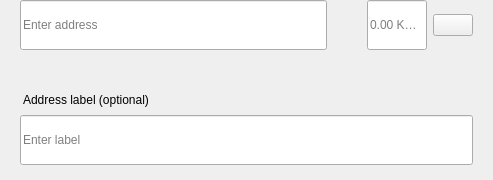
<?xml version="1.0" encoding="UTF-8"?>
<ui version="4.0">
 <class>SendMultiRow</class>
 <widget class="QWidget" name="SendMultiRow">
  <property name="geometry">
   <rect>
    <x>0</x>
    <y>0</y>
    <width>493</width>
    <height>180</height>
   </rect>
  </property>
  <property name="minimumSize">
   <size>
    <width>0</width>
    <height>0</height>
   </size>
  </property>
  <property name="maximumSize">
   <size>
    <width>16777215</width>
    <height>16777215</height>
   </size>
  </property>
  <property name="windowTitle">
   <string>Form</string>
  </property>
  <layout class="QVBoxLayout" name="verticalLayout_3">
   <property name="spacing">
    <number>0</number>
   </property>
   <property name="leftMargin">
    <number>0</number>
   </property>
   <property name="topMargin">
    <number>0</number>
   </property>
   <property name="rightMargin">
    <number>20</number>
   </property>
   <property name="bottomMargin">
    <number>5</number>
   </property>
   <item alignment="Qt::AlignTop">
    <widget class="QWidget" name="widget" native="true">
     <property name="sizePolicy">
      <sizepolicy hsizetype="Expanding" vsizetype="Maximum">
       <horstretch>0</horstretch>
       <verstretch>0</verstretch>
      </sizepolicy>
     </property>
     <property name="minimumSize">
      <size>
       <width>0</width>
       <height>60</height>
      </size>
     </property>
     <property name="maximumSize">
      <size>
       <width>16777215</width>
       <height>85</height>
      </size>
     </property>
     <layout class="QHBoxLayout" name="horizontalLayout" stretch="6,0,2">
      <property name="spacing">
       <number>0</number>
      </property>
      <property name="leftMargin">
       <number>8</number>
      </property>
      <property name="topMargin">
       <number>0</number>
      </property>
      <property name="rightMargin">
       <number>0</number>
      </property>
      <property name="bottomMargin">
       <number>0</number>
      </property>
      <item alignment="Qt::AlignTop">
       <widget class="QStackedWidget" name="stackedAddress">
        <property name="minimumSize">
         <size>
          <width>0</width>
          <height>50</height>
         </size>
        </property>
        <property name="maximumSize">
         <size>
          <width>16777215</width>
          <height>50</height>
         </size>
        </property>
        <widget class="QWidget" name="page_4">
         <property name="sizePolicy">
          <sizepolicy hsizetype="Expanding" vsizetype="Preferred">
           <horstretch>0</horstretch>
           <verstretch>0</verstretch>
          </sizepolicy>
         </property>
         <property name="minimumSize">
          <size>
           <width>0</width>
           <height>50</height>
          </size>
         </property>
         <property name="maximumSize">
          <size>
           <width>16777215</width>
           <height>55</height>
          </size>
         </property>
         <layout class="QVBoxLayout" name="verticalLayout_7">
          <property name="spacing">
           <number>0</number>
          </property>
          <property name="leftMargin">
           <number>12</number>
          </property>
          <property name="topMargin">
           <number>0</number>
          </property>
          <property name="rightMargin">
           <number>0</number>
          </property>
          <property name="bottomMargin">
           <number>0</number>
          </property>
          <item>
           <widget class="QLineEdit" name="lineEditAddress">
            <property name="minimumSize">
             <size>
              <width>0</width>
              <height>50</height>
             </size>
            </property>
            <property name="maximumSize">
             <size>
              <width>16777215</width>
              <height>50</height>
             </size>
            </property>
            <property name="placeholderText">
             <string>Enter address</string>
            </property>
           </widget>
          </item>
         </layout>
        </widget>
        <widget class="QWidget" name="page_3"/>
       </widget>
      </item>
      <item>
       <spacer name="horizontalSpacer_3">
        <property name="orientation">
         <enum>Qt::Horizontal</enum>
        </property>
        <property name="sizeType">
         <enum>QSizePolicy::Fixed</enum>
        </property>
        <property name="sizeHint" stdset="0">
         <size>
          <width>40</width>
          <height>20</height>
         </size>
        </property>
       </spacer>
      </item>
      <item>
       <layout class="QHBoxLayout" name="horizontalLayout_2">
        <property name="spacing">
         <number>6</number>
        </property>
        <item alignment="Qt::AlignTop">
         <widget class="QLineEdit" name="lineEditAmount">
          <property name="sizePolicy">
           <sizepolicy hsizetype="Expanding" vsizetype="Preferred">
            <horstretch>0</horstretch>
            <verstretch>0</verstretch>
           </sizepolicy>
          </property>
          <property name="minimumSize">
           <size>
            <width>0</width>
            <height>50</height>
           </size>
          </property>
          <property name="maximumSize">
           <size>
            <width>16777215</width>
            <height>50</height>
           </size>
          </property>
          <property name="maxLength">
           <number>17</number>
          </property>
          <property name="alignment">
           <set>Qt::AlignLeading|Qt::AlignLeft|Qt::AlignVCenter</set>
          </property>
          <property name="placeholderText">
           <string notr="true">0.00 KSOC</string>
          </property>
         </widget>
        </item>
        <item>
         <layout class="QVBoxLayout" name="verticalLayout">
          <property name="topMargin">
           <number>14</number>
          </property>
          <property name="bottomMargin">
           <number>0</number>
          </property>
          <item alignment="Qt::AlignTop">
           <widget class="QPushButton" name="btnMenu">
            <property name="minimumSize">
             <size>
              <width>0</width>
              <height>0</height>
             </size>
            </property>
            <property name="maximumSize">
             <size>
              <width>16777215</width>
              <height>16777215</height>
             </size>
            </property>
            <property name="focusPolicy">
             <enum>Qt::NoFocus</enum>
            </property>
            <property name="text">
             <string/>
            </property>
           </widget>
          </item>
         </layout>
        </item>
       </layout>
      </item>
     </layout>
    </widget>
   </item>
   <item>
    <widget class="QWidget" name="layoutLabel" native="true">
     <property name="minimumSize">
      <size>
       <width>0</width>
       <height>0</height>
      </size>
     </property>
     <property name="maximumSize">
      <size>
       <width>16777215</width>
       <height>16777215</height>
      </size>
     </property>
     <layout class="QVBoxLayout" name="verticalLayout_9">
      <property name="spacing">
       <number>6</number>
      </property>
      <property name="leftMargin">
       <number>20</number>
      </property>
      <property name="topMargin">
       <number>0</number>
      </property>
      <property name="rightMargin">
       <number>0</number>
      </property>
      <property name="bottomMargin">
       <number>10</number>
      </property>
      <item>
       <spacer name="verticalSpacer">
        <property name="orientation">
         <enum>Qt::Vertical</enum>
        </property>
        <property name="sizeType">
         <enum>QSizePolicy::Fixed</enum>
        </property>
        <property name="sizeHint" stdset="0">
         <size>
          <width>20</width>
          <height>20</height>
         </size>
        </property>
       </spacer>
      </item>
      <item>
       <widget class="QLabel" name="labelSubtitleDescription">
        <property name="styleSheet">
         <string notr="true">margin-bottom:2px;
margin-left:0.05px;
padding:0px;</string>
        </property>
        <property name="text">
         <string>Address label (optional)</string>
        </property>
       </widget>
      </item>
      <item>
       <widget class="QLineEdit" name="lineEditDescription">
        <property name="minimumSize">
         <size>
          <width>0</width>
          <height>50</height>
         </size>
        </property>
        <property name="maximumSize">
         <size>
          <width>16777215</width>
          <height>50</height>
         </size>
        </property>
        <property name="placeholderText">
         <string>Enter label</string>
        </property>
       </widget>
      </item>
     </layout>
    </widget>
   </item>
  </layout>
 </widget>
 <resources/>
 <connections/>
</ui>
